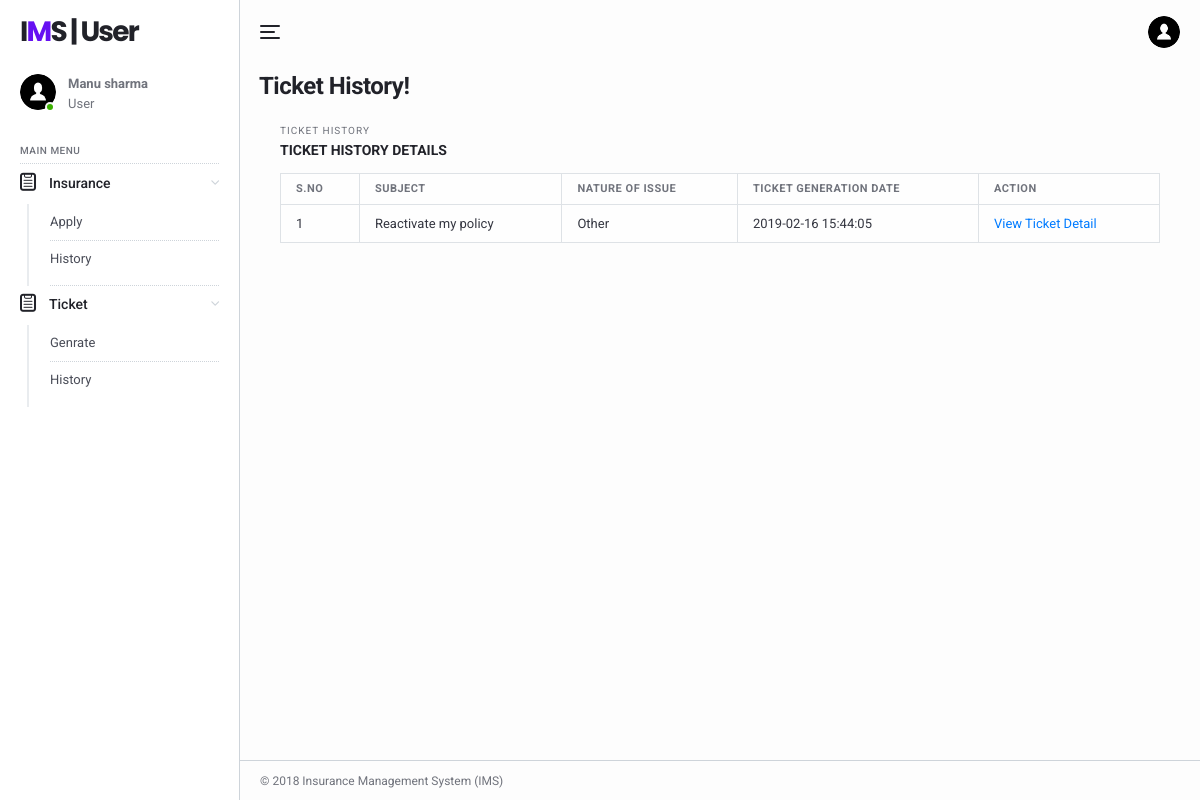
The page /ims/user/ticket-history.php (signed in) on the database its author committed.
### tables this page shows
CREATE TABLE `tbluser` (
  `ID` int(11) NOT NULL,
  `FullName` varchar(120) DEFAULT NULL,
  `ContactNo` bigint(10) DEFAULT NULL,
  `Email` varchar(120) DEFAULT NULL,
  `Gender` enum('Male','Female') DEFAULT NULL,
  `Password` varchar(120) DEFAULT NULL,
  `CreationDate` timestamp NOT NULL DEFAULT CURRENT_TIMESTAMP
);

CREATE TABLE `tblticket` (
  `ID` int(11) NOT NULL,
  `UserId` varchar(25) DEFAULT NULL,
  `Subject` varchar(45) DEFAULT NULL,
  `NatureofIssue` varchar(120) DEFAULT NULL,
  `Description` varchar(120) DEFAULT NULL,
  `AdminRemark` varchar(120) DEFAULT NULL,
  `TicketGenerationDate` timestamp NULL DEFAULT CURRENT_TIMESTAMP,
  `AdminRemarkdate` timestamp NULL DEFAULT NULL ON UPDATE CURRENT_TIMESTAMP
);

### ims/user/ticket-history.php (the view, shortened to what this page needs)
<?php
include('includes/dbconnection.php');
if (strlen($_SESSION['uid']==0)) {
  header('location:logout.php');
  } else{
?>
<!DOCTYPE html>
<html lang="en">
  <head>
    <link href="../lib/fontawesome-free/css/all.min.css" rel="stylesheet">
    <link href="../lib/ionicons/css/ionicons.min.css" rel="stylesheet">
    <link href="../lib/typicons.font/typicons.css" rel="stylesheet">
    <link href="../lib/morris.js/morris.css" rel="stylesheet">
    <link href="../lib/flag-icon-css/css/flag-icon.min.css" rel="stylesheet">
    <link href="../lib/jqvmap/jqvmap.min.css" rel="stylesheet">
    <link rel="stylesheet" href="../css/azia.css">
  </head>
  <body class="az-body az-body-sidebar">
<?php include_once('includes/sidebar.php');?>
    <div class="az-content az-content-dashboard-two">
<?php include_once('includes/header.php');?>
      <div class="az-content-header d-block d-md-flex">
        <div>
          <h2 class="az-content-title mg-b-5 mg-b-lg-8">Ticket History!</h2>
        </div>
      </div>
      <div class="az-content-body">
     <div class="az-content">
      <div class="container">
        <div class="az-content-body">
          <div class="az-content-breadcrumb">
            <span>Ticket History </span>
          </div>
          <div class="az-content-label mg-b-5">Ticket History Details</div>
          <div class="table-responsive">
            <table class="table table-bordered mg-b-0">
              <thead>
                <tr>
                  <th>S.NO</th>
                  <th>Subject</th>
                  <th>Nature of Issue</th>
                   <th>Ticket Generation Date</th>
                   <th>Action</th>
                </tr>
              </thead>
              <?php
              $tid=$_SESSION['uid'];
$ret=mysqli_query($con,"select * from tblticket where UserId=$tid");
$cnt=1;
while ($row=mysqli_fetch_array($ret)) {
?>
              <tbody>
                <tr>
                  <td><?php echo $cnt;?></td>
                       <td><?php  echo $row['Subject'];?></td>
                  <td><?php  echo $row['NatureofIssue'];?></td>
                  <td><?php  echo $row['TicketGenerationDate'];?></td>
                  <td><a href="ticket-view.php?ticid=<?php echo $row['ID'];?>">View Ticket Detail</a>
                </tr>
                <?php
$cnt=$cnt+1;
}?>
              </tbody>
            </table>
          </div>
            </div>
          </div>
        </div>
      </div>
    <?php include_once('includes/footer.php');?>
    </div>
  </body>
</html>
<?php }  ?>

### ims/user/includes/sidebar.php
  <div class="az-sidebar">
      <div class="az-sidebar-header">
        <a href="#" class="az-logo">I<span>M</span>S | User</a>
      </div>
      <div class="az-sidebar-loggedin">
        <div class="az-img-user online"><img src="../img/user.png" alt=""></div>
        <div class="media-body">
             <?php
$uid=$_SESSION['uid'];
$ret=mysqli_query($con,"select FullName from tbluser where ID='$uid'");
$row=mysqli_fetch_array($ret);
$name=$row['FullName'];
?>
                  <span style="font-weight: bold"><?php echo $name; ?></span>
          <span>User</span>
        </div>
      </div>
      <div class="az-sidebar-body">
         <ul class="nav">
          <li class="nav-label">Main Menu</li>
          <li class="nav-item show">
            <a href="#" class="nav-link with-sub"><i class="typcn typcn-clipboard"></i>Insurance </a>
            <nav class="nav-sub">
              <a href="apply-forpolicy.php" class="nav-sub-link">Apply</a>
              <a href="policy-history.php" class="nav-sub-link">History</a>
            </nav>
          </li>
 <li class="nav-item show">
            <a href="#" class="nav-link with-sub"><i class="typcn typcn-clipboard"></i>Ticket </a>
            <nav class="nav-sub">
              <a href="tickets.php" class="nav-sub-link">Genrate</a>
              <a href="ticket-history.php" class="nav-sub-link">History</a>
            </nav>
          </li>
          </ul>
      </div>
    </div>

### rows shown on the page
tbluser: FullName "Manu sharma"
tblticket: Subject "Reactivate my policy", NatureofIssue "Other", TicketGenerationDate "2019-02-16 15:44:05"
